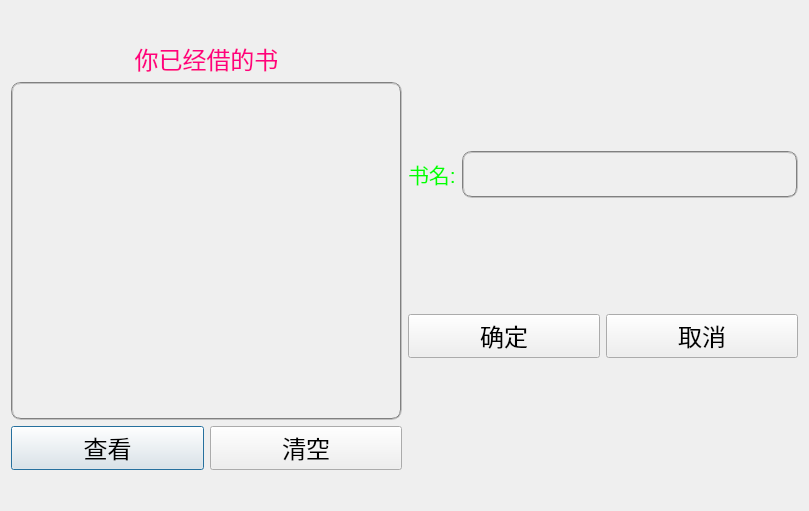
<?xml version="1.0" encoding="UTF-8"?>
<ui version="4.0">
 <class>returndialog</class>
 <widget class="QDialog" name="returndialog">
  <property name="geometry">
   <rect>
    <x>0</x>
    <y>0</y>
    <width>809</width>
    <height>511</height>
   </rect>
  </property>
  <property name="windowTitle">
   <string>还书</string>
  </property>
  <property name="windowIcon">
   <iconset resource="appico.qrc">
    <normaloff>:/btn.png</normaloff>:/btn.png</iconset>
  </property>
  <property name="styleSheet">
   <string notr="true">#returndialog{border-image: url(:/新前缀/cb8065380cd79123b53fe4beae345982b3b78018.jpg);}</string>
  </property>
  <layout class="QVBoxLayout" name="verticalLayout_3">
   <item>
    <spacer name="verticalSpacer">
     <property name="orientation">
      <enum>Qt::Vertical</enum>
     </property>
     <property name="sizeType">
      <enum>QSizePolicy::Fixed</enum>
     </property>
     <property name="sizeHint" stdset="0">
      <size>
       <width>20</width>
       <height>30</height>
      </size>
     </property>
    </spacer>
   </item>
   <item>
    <layout class="QHBoxLayout" name="horizontalLayout_4">
     <item>
      <layout class="QVBoxLayout" name="verticalLayout">
       <item>
        <widget class="QLabel" name="label">
         <property name="text">
          <string>&lt;html&gt;&lt;head/&gt;&lt;body&gt;&lt;p align=&quot;center&quot;&gt;&lt;span style=&quot; font-size:18pt; color:#ff007f;&quot;&gt;你已经借的书&lt;/span&gt;&lt;/p&gt;&lt;/body&gt;&lt;/html&gt;</string>
         </property>
        </widget>
       </item>
       <item>
        <widget class="QListView" name="listView">
         <property name="font">
          <font>
           <family>等线</family>
           <pointsize>16</pointsize>
          </font>
         </property>
         <property name="styleSheet">
          <string notr="true">background:transparent;color:white;
border:2px groove gray;border-radius:10px;padding:2px 4px</string>
         </property>
        </widget>
       </item>
       <item>
        <layout class="QHBoxLayout" name="horizontalLayout">
         <item>
          <widget class="QPushButton" name="pushButton_3">
           <property name="font">
            <font>
             <family>黑体</family>
             <pointsize>18</pointsize>
            </font>
           </property>
           <property name="styleSheet">
            <string notr="true">QPushButton#pushButton_3
{
border-color:white;
border-image: url(:/按钮.PNG);
}
QPushButton#pushButton_3:hover
{
color:white;
border-image: url(:/按钮.PNG);
}
QPushButton#pushButton_3:pressed
{
color:blue;
border-image: url(:/按钮.PNG);
border:transparent;
}</string>
           </property>
           <property name="text">
            <string>查看</string>
           </property>
          </widget>
         </item>
         <item>
          <widget class="QPushButton" name="pushButton_4">
           <property name="font">
            <font>
             <family>黑体</family>
             <pointsize>18</pointsize>
            </font>
           </property>
           <property name="styleSheet">
            <string notr="true">QPushButton#pushButton_4
{
border-color:white;
border-image: url(:/按钮.PNG);
}
QPushButton#pushButton_4:hover
{
color:white;
border-image: url(:/按钮.PNG);
}
QPushButton#pushButton_4:pressed
{
color:blue;
border-image: url(:/按钮.PNG);
border:transparent;
}</string>
           </property>
           <property name="text">
            <string>清空</string>
           </property>
          </widget>
         </item>
        </layout>
       </item>
      </layout>
     </item>
     <item>
      <layout class="QVBoxLayout" name="verticalLayout_2">
       <item>
        <layout class="QHBoxLayout" name="horizontalLayout_2">
         <item>
          <widget class="QLabel" name="label_2">
           <property name="text">
            <string>&lt;html&gt;&lt;head/&gt;&lt;body&gt;&lt;p&gt;&lt;span style=&quot; font-size:16pt; color:#00ff00;&quot;&gt;书名:&lt;/span&gt;&lt;/p&gt;&lt;/body&gt;&lt;/html&gt;</string>
           </property>
          </widget>
         </item>
         <item>
          <widget class="QLineEdit" name="lineEdit">
           <property name="font">
            <font>
             <family>等线</family>
             <pointsize>20</pointsize>
            </font>
           </property>
           <property name="styleSheet">
            <string notr="true">border:2px groove gray;border-radius:10px;padding:2px 4px;
background:transparent;color:white;</string>
           </property>
          </widget>
         </item>
        </layout>
       </item>
       <item>
        <layout class="QHBoxLayout" name="horizontalLayout_3">
         <item>
          <widget class="QPushButton" name="pushButton">
           <property name="font">
            <font>
             <family>黑体</family>
             <pointsize>18</pointsize>
            </font>
           </property>
           <property name="styleSheet">
            <string notr="true">QPushButton#pushButton
{
border-color:white;
border-image: url(:/按钮.PNG);
}
QPushButton#pushButton:hover
{
color:white;
border-image: url(:/按钮.PNG);
}
QPushButton#pushButton:pressed
{
color:blue;
border-image: url(:/按钮.PNG);
border:transparent;
}</string>
           </property>
           <property name="text">
            <string>确定</string>
           </property>
          </widget>
         </item>
         <item>
          <widget class="QPushButton" name="pushButton_2">
           <property name="font">
            <font>
             <family>黑体</family>
             <pointsize>18</pointsize>
            </font>
           </property>
           <property name="styleSheet">
            <string notr="true">QPushButton#pushButton_2
{
border-color:white;
border-image: url(:/按钮.PNG);
}
QPushButton#pushButton_2:hover
{
color:white;
border-image: url(:/按钮.PNG);
}
QPushButton#pushButton_2:pressed
{
color:blue;
border-image: url(:/按钮.PNG);
border:transparent;
}</string>
           </property>
           <property name="text">
            <string>取消</string>
           </property>
          </widget>
         </item>
        </layout>
       </item>
      </layout>
     </item>
    </layout>
   </item>
   <item>
    <spacer name="verticalSpacer_2">
     <property name="orientation">
      <enum>Qt::Vertical</enum>
     </property>
     <property name="sizeType">
      <enum>QSizePolicy::Fixed</enum>
     </property>
     <property name="sizeHint" stdset="0">
      <size>
       <width>20</width>
       <height>30</height>
      </size>
     </property>
    </spacer>
   </item>
  </layout>
 </widget>
 <resources>
  <include location="appico.qrc"/>
 </resources>
 <connections/>
</ui>
